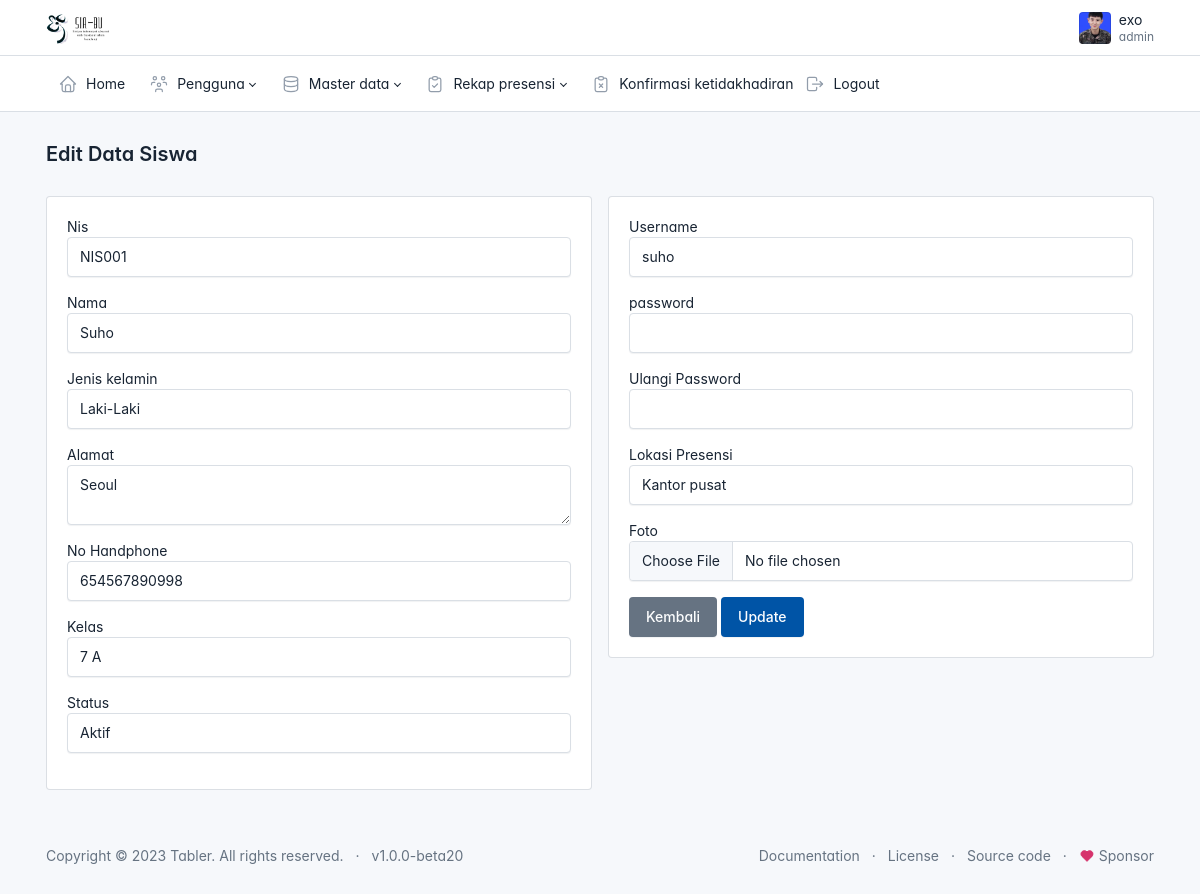
The app's page /admin/data_siswa/edit.php?id=18 (signed in) with its own data.
### tables this page shows
CREATE TABLE `users` (
  `id` int(11) NOT NULL,
  `id_siswa` int(11) DEFAULT NULL,
  `username` varchar(225) NOT NULL,
  `password` varchar(225) NOT NULL,
  `status` varchar(20) NOT NULL,
  `role` varchar(20) NOT NULL
);

CREATE TABLE `siswa` (
  `id` int(11) NOT NULL,
  `nis` varchar(50) NOT NULL,
  `nama` varchar(225) NOT NULL,
  `jenis_kelamin` varchar(10) NOT NULL,
  `alamat` varchar(225) NOT NULL,
  `no_handphone` varchar(20) NOT NULL,
  `kelas` varchar(50) NOT NULL,
  `lokasi_presensi` varchar(50) NOT NULL,
  `foto` varchar(225) NOT NULL
);

### config.php (called while the page is built, shortened)
<?php
function base_url($url = null)
{
    $base_url = 'http://localhost/skripsi';
    if($url != null){
        return $base_url . '/'.$url;
    }else{
        return $base_url;
    }
}

### admin/data_siswa/edit.php (the view, shortened to what this page needs)
<?php
include('../layout/header.php');
require_once('../../config.php');
$id = isset($_GET['id']) ? $_GET['id'] : $_POST['id'];
$result = mysqli_query($connection, "SELECT users.id_siswa, users.username, users.password, users.status, users.role,
siswa.* FROM users JOIN siswa ON users.id_siswa = siswa.id WHERE siswa.id = $id");
while($siswa = mysqli_fetch_array($result)){
    $nis = $siswa['nis'];
    $nama = $siswa['nama'];
    $jenis_kelamin = $siswa['jenis_kelamin'];
    $alamat = $siswa['alamat'];
    $no_handphone = $siswa['no_handphone'];
    $kelas = $siswa ['kelas'];
    $username = $siswa['username'];
    $status = $siswa['status'];
    $lokasi_presensi = $siswa['lokasi_presensi'];
}
?>
<div class="page-body">
    <div class="container-xl">
        <form action="<?= base_url('admin/data_siswa/edit.php') ?>" method="POST"
        enctype = "multipart/form-data">
            <div class="row">
                <div class="col-md-6">
                    <div class="card">
                        <div class="card-body">
                            <div class="mb-3">
                                <label for="">Nis</label>
                                <input type="text" class="form-control" name="nis" value="<?= $nis ?>">
                            </div>
                            <div class="mb-3">
                                <label for="">Nama</label>
                                <input type="text" class="form-control" name="nama" value="<?= $nama ?>">
                            </div>
                            <div class="mb-3">
                                <label for="">Jenis kelamin</label>
                                <select name="jenis_kelamin" class="form-control">
                                    <option <?php if ($jenis_kelamin == 'Laki-laki') echo 'selected'; ?> value="Laki-laki">Laki-Laki</option>
                                </select>
                            </div>
                            <div class="mb-3">
                                <label for="">Alamat</label>
                                <textarea class="form-control" name="alamat"><?= $alamat ?></textarea>
                            </div>
                            <div class="mb-3">
                                <label for="">No Handphone</label>
                                <input type="text" class="form-control" name="no_handphone" value="<?= $no_handphone ?>">
                            </div>
                            <div class="mb-3">
                                <label for="">Kelas </label>
                                <select name="kelas" class="form-control">
                                    <?php
                                    $ambil_kelas = mysqli_query($connection, "SELECT * FROM kelas ORDER BY kelas ASC");
                                    while ($row = mysqli_fetch_assoc($ambil_kelas)) {
                                        $nama_kelas = $row['kelas'];
                                        if ($kelas == $nama_kelas) {
                                            echo '<option value="' . $nama_kelas . '" selected="selected">' . $nama_kelas . '</option>';
                                        } else {
                                            echo '<option value="' . $nama_kelas . '">' . $nama_kelas . '</option>';
                                        }
                                    }
                                    ?>
                                </select>
                            </div>
                            <div class="mb-3">
                                <label for="">Status</label>
                                <select name="status" class="form-control">
                                    <option <?php if ($status == 'Aktif') echo 'selected'; ?> value="Aktif">Aktif</option>
                                </select>
                            </div>
                        </div>
                    </div>
                </div>
                <div class="col-md-6">
                    <div class="card">
                        <div class="card-body">
                            <div class="mb-3">
                                <label for="">Username</label>
                                <input type="text" class="form-control" name="username" value="<?= $username ?>">
                            </div>
                            <div class="mb-3">
                                <label for="">password</label>
                                <input type="password" class="form-control" name="password">
                            </div>
                            <div class="mb-3">
                                <label for="">Ulangi Password</label>
                                <input type="password" class="form-control" name="ulangi_password">
                            </div>
                            <div class="mb-3">
                                <label for="">Lokasi Presensi</label>
                                <select name="lokasi_presensi" class="form-control" readonly>
                                    <?php
                                    $ambil_lok_presensi = mysqli_query($connection, "SELECT * FROM
                                    lokasi_presensi ORDER BY nama_lokasi ASC");
                                    while ($row = mysqli_fetch_assoc($ambil_lok_presensi)) {
                                        $nama_lokasi = $row['nama_lokasi'];
                                        if ($lokasi_presensi == $nama_lokasi) {
                                            echo '<option value="' . $nama_lokasi . '"
                                            selected="selected">' . $nama_lokasi . '</option>';
                                        } else {
                                            echo '<option value="' . $nama_lokasi . '">' .
                                            $nama_lokasi . '</option>';
                                        }
                                    }
                                    ?>
                                </select>
                            </div>
                            <div class="mb-3">
                                <label for="">Foto</label>
                                <input type="file" class="form-control" name="foto_baru">
                            </div>
                            <a href="<?= base_url('admin/data_siswa/siswa.php')?>" class="btn btn-secondary">Kembali</a>
                            <button type="submit" class="btn btn-primary" name="edit">Update</button>
                        </div>
                    </div>
                </div>
            </div>
        </form>
    </div>
</div>
<?php include('../layout/footer.php')?>

### admin/layout/header.php (style rules this page uses)
:root { --tblr-font-sans-serif: 'Inter Var', -apple-system, BlinkMacSystemFont, San Francisco, Segoe UI, Roboto, Helvetica Neue, sans-serif; }
body { font-feature-settings: "cv03", "cv04", "cv11"; }

### records on screen
users: nis "NIS001", nama "Suho", alamat "Seoul", no_handphone "654567890998", status "Aktif", username "suho"
siswa: jenis_kelamin "Laki-Laki"

### other values on screen
$_SESSION['username'] "exo"
$_SESSION['role'] "admin"
$judul "Edit Data Siswa"
form field kelas "7 A"
form field lokasi_presensi "Kantor pusat"
